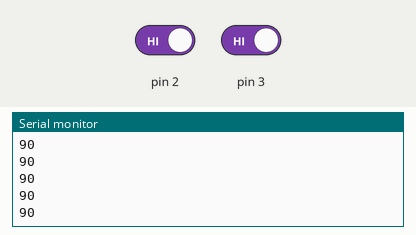
The sketch below on a simulated Arduino Uno, built with avr-gcc and run on an emulated ATmega328P. Shown: the last lines printed to the serial monitor. Inputs (shaded band) come from the test bench; at power-on: pin 2 HIGH, pin 3 HIGH.

Above: at 1.2 s.
1.3 s: pin 2 driven LOW
At 2.4 s:
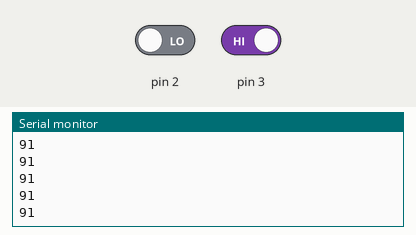
2.8 s: pin 3 driven LOW
At 3.6 s:
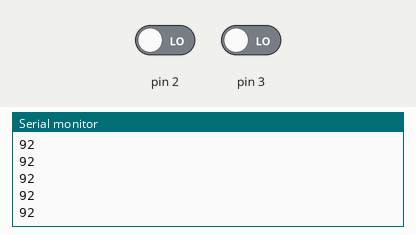
Timing chart, 0 to 5.8 s (numbered marks = the images above; inputs shaded):
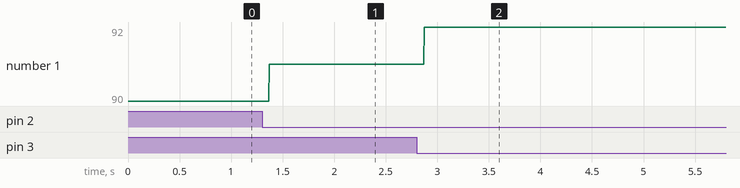

The sketch:

button.ino
```cpp
/*  ★轻触开关问题探索★  */
#if 0
void Scan()
{
    if ( 0 == Key1 )
    {
        delay(20);
        if ( 0 == Key1 )
        {
            LED = ~LED;          //↓等待松手
            while ( 0 == Key1 ); //保证松手前状态只改变一次
        }
    }
}
#endif

//硬件连接与I/0分配
const int ADD = 0; //中断0，2脚
const int SUB = 1; //中断1，3脚

//变量定义
int set = 90;

void setup()
{
    Serial.begin(9600); //设置串口波特率
    pinMode(ADD, INPUT_PULLUP);
    pinMode(ADD, INPUT_PULLUP);
    attachInterrupt(ADD, Add, FALLING);
    attachInterrupt(SUB, Sub, FALLING);
    //由于中断有四种触发方式，外接逻辑门某种意义上实现1控4
}

void loop()
{
    //delay的时候会不会触发中断呢？
    Serial.println(set);
}

void Add()
{
    delay(5);
    set++;
    return;
}

void Sub()
{
    delay(5);
    set++;
    return;
}

//以前不靠谱的方案
/*方案一  普通轻触按键程序
    while (LOW == digitalRead(add))
    {
         delay(75);
         set++;
         delay(75);
    }
*/

/*方案二  上升沿/松手时执行操作
while (LOW == digitalRead(Add))
    {
        // while(1)
        // {
             bool last = digitalRead(Add);
             delay(10);
             bool now = digitalRead(Add);
             if (HIGH == now && LOW == last)
             {
                 set++;
                 goto add_exit;
             }
        // }
    }
    add_exit:
*/
```

Measured:
- after the input at 1.3 s, the serial monitor: prints a new line after 0.07 s (image 1)
- after the input at 2.8 s, the serial monitor: prints a new line after 0.07 s (image 2)
- plotted number 1: 90 → 91 after the input at 1.3 s, 91 → 92 after the input at 2.8 s
